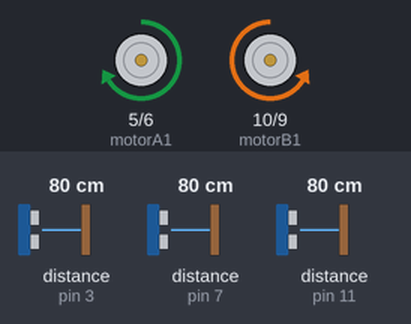
The sketch below on a simulated Arduino Uno, built with avr-gcc and run on an emulated ATmega328P. Shown: motor-driver pin pairs drawn as motors (green arrow = first pin HIGH = forward, orange = second pin HIGH = backward, longer = more drive). The test bench sets the inputs (shaded band); at power-on: distance to the obstacle (sensors on pin 7, pin 3, pin 11) 80 cm. The echo pulse lasts 58.3 µs per cm; what the sketch prints to the serial monitor is not drawn.

Above: at 1.2 s.
1.3 s: distance to the obstacle (sensor on pin 7) set to 17 cm
4.3 s: distance to the obstacle (sensor on pin 7) set to 13 cm
At 5.3 s:
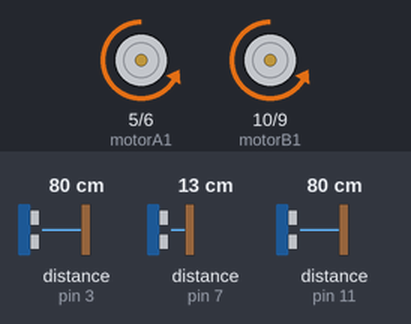
7.3 s: distance to the obstacle (sensor on pin 3) set to 77 cm
At 8.9 s:
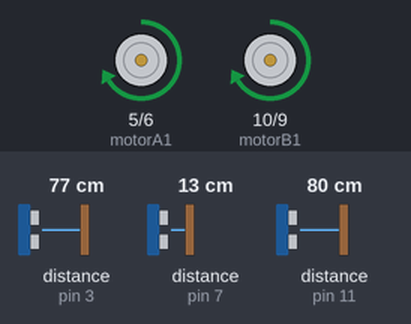
10.3 s: distance to the obstacle (sensor on pin 3) set to 120 cm
At 10.53 s:
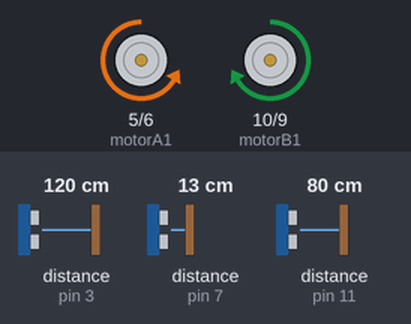
13.3 s: distance to the obstacle (sensor on pin 3) set to 2 cm
At 15.0 s:
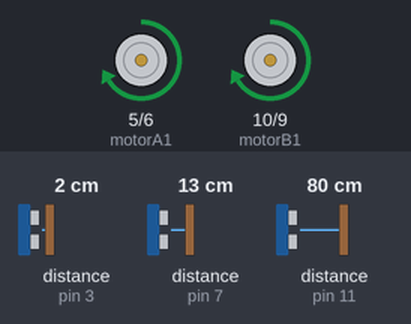
Timing chart, 0 to 17.3 s (numbered marks = the images above; inputs shaded):
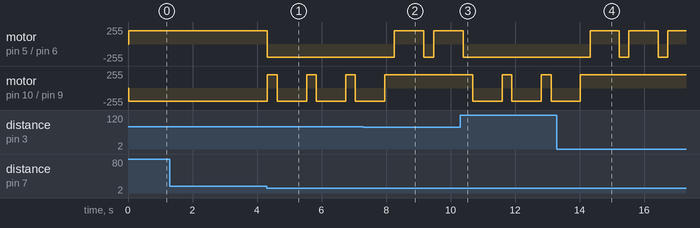

The sketch:

Projeto_carrinho.ino
```cpp
#include <Ultrasonic.h>


// definindo pinos sensor
#define esquerda_trigger 4
#define esquerda_echo 3
#define direita_trigger 12
#define direita_echo 11
#define frente_trigger 8
#define frente_echo 7

// Define os pinos de utilização do Driver L298.
#define motorA1 5    // Pin  5 of L293.
#define motorA2 6    // Pin  6 of L293.
#define motorB1 10  // Pin 10 of L293.
#define motorB2 9   // Pin 9 of L293.

// inicializando o sensor
Ultrasonic esquerda(esquerda_trigger,esquerda_echo);
Ultrasonic direita(direita_trigger,direita_echo);
Ultrasonic frente(frente_trigger,frente_echo);

void vira_direita(){
  int velocidade = 200;

  analogWrite(motorB1, velocidade);
  analogWrite(motorA1, velocidade);
  analogWrite(motorA2, 0);
  analogWrite(motorB2, 0);
  delay(300);

}
void vira_esquerda(){
  int velocidade = 200;

  analogWrite(motorA1, 0);
  analogWrite(motorB1, 0);
  analogWrite(motorB2, velocidade);
  analogWrite(motorA2, velocidade);
  delay(300);
}
void move_re(){
  int velocidade = 200;

  analogWrite(motorA1, 0);
  analogWrite(motorA2, velocidade);
  analogWrite(motorB1, velocidade);
  analogWrite(motorB2, 0);
  delay(300);
}
void move_frente(){
    int velocidade = 200;

    analogWrite(motorA1, velocidade);
    analogWrite(motorA2, 0);
    analogWrite(motorB1, 0);
    analogWrite(motorB2, velocidade);
    delay(100);
}

void setup() {
  Serial.begin(9600);
  pinMode(motorA1, OUTPUT);
  pinMode(motorA2, OUTPUT);
  pinMode(motorB1, OUTPUT);
  pinMode(motorB2, OUTPUT);
}

void loop() {
  float dEsq,dDir,dFrent;
  long dist1,dist2,dist3;
  dEsq = esquerda.convert(esquerda.timing(),Ultrasonic::CM);
  dDir = direita.convert(direita.timing(),Ultrasonic::CM);
  dFrent = frente.convert(frente.timing(),Ultrasonic::CM);

  // validacao sensor
  //Serial.println(dEsq);
  //Serial.println(dDir);
  //Serial.println(dFrent);

  // validacao motor
  //move_frente();
   //move_re();
  //vira_esquerda();
  //vira_direita();

  // Controle


  if(dFrent > 15){
    Serial.print("frente");
    move_frente();
  }else{
    if(dDir > dEsq){
      Serial.print("direita");
      move_re();
      vira_direita();
      vira_direita();
      vira_direita();

    }else{
      Serial.print("esquerda");
      move_re();
      vira_esquerda();
      vira_esquerda();
      vira_esquerda();

    }
  }


}
```

Measured:
- the behaviour switches between 16 and 15 cm on distance to the obstacle (sensor on pin 7) (found by bisection; images 0 and 1)
- the behaviour switches between 80 and 79 cm on distance to the obstacle (sensor on pin 3) (found by bisection; images 1 and 2)
- after the input at 1.3 s, every drawn part: stays the same
- after the input at 4.3 s, motor on pin 5 (motorA1) / pin 6 (motorA2): forward 200/255 → backward 200/255 at once; motor on pin 10 (motorB1) / pin 9 (motorB2): alternates forward 200/255 for 0.30 s and backward 200/255 for 0.91 s, starting at once
- after the input at 7.3 s, motor on pin 5 (motorA1) / pin 6 (motorA2): backward 200/255 → forward 200/255 after 0.96 s, → backward 200/255 0.91 s later, → forward 200/255 0.30 s later; motor on pin 10 (motorB1) / pin 9 (motorB2): goes on until 8.0 s, then stays forward 200/255
- after the input at 10.3 s, motor on pin 5 (motorA1) / pin 6 (motorA2): goes on until 10.4 s, then stays backward 200/255; motor on pin 10 (motorB1) / pin 9 (motorB2): alternates forward 200/255 for 0.30 s and backward 200/255 for 0.91 s, starting after 0.39 s
- after the input at 13.3 s, motor on pin 5 (motorA1) / pin 6 (motorA2): alternates forward 200/255 for 0.91 s and backward 200/255 for 0.30 s, starting after 1.0 s; motor on pin 10 (motorB1) / pin 9 (motorB2): goes on until 14.0 s, then stays forward 200/255
